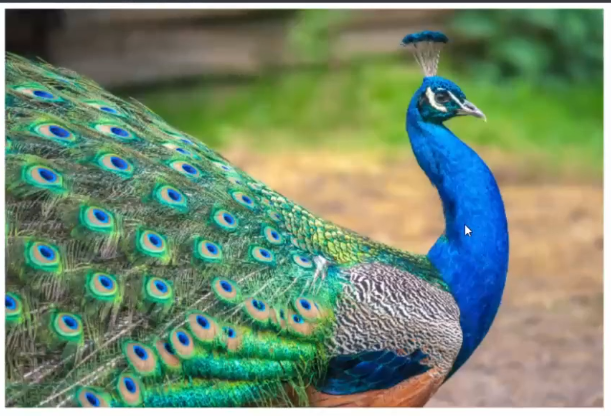
#> input picture 02深度学习/image-66.png, 611 x 416 px, found by its file name
$ jupyter execute '29_图像的基本操作.ipynb'   (older library calls are emulated)
#> lines starting #> are read from the running program, lines starting #| are printed output that depends on the picture
# Lesson 16 深度视觉入门（上）

## 1. 从卷积到卷积神经网络
### 1.1 图像的基本表示

深度视觉是处理图像的学科，因此我们需要从图像本身开始说起。来看这张孔雀图像。

img.shape

(1707, 2560, 3)

在之前的课程中，我为大家大家展示过图像数据在计算机中的基本结构。首先，每张图像都是以一个三维Tensor或者三维矩阵表示，其三个维度分别是高度（Height）,宽度（Width）,通道（Channels）。

高度和宽度往往排列在一起，一般是先高后宽的顺序，两者共同决定图像的尺寸大小。如上图，高度1707则说明图像在竖直方向上有1707个像素点（有1707列），同理宽度则代表水平方向的像素点数目（有2560行），因此如上的孔雀图总共有1707*2560=4,369,920个像素点。

通道是单独的维度，通常排在高度宽度之后，但也有可能是排在第一位。它决定图像中的轮廓，线条，色彩，基本决定了图像中显示的所有内容，尤其是颜色，因此又叫做色彩空间（color space）。

怎么理解通道呢？你可能在很年幼的时候就学过一些基本的色彩知识，例如，自然界中的颜色都是由“三原色”红黄蓝构成的，将红色和蓝色混合在一起就会得到紫色，将红色和黄色混合在一起就会得到橙色，白色的阳光可以经由三棱镜分解成七彩的光谱等等。计算机的世界中的颜色也是由基本颜色构成的，在计算机的世界中，用于构成其他颜色的基础色彩，就叫做通道。

我们最常用的三种基本颜色就是红绿蓝（Red, Green, Blue,简写为 RGB ），所以最常用的就是RGB通道。我们通过将红绿蓝混合在一起，创造丰富的色彩。例如，上面的孔雀图，其实就是下面三张红，绿，蓝三色的图像叠加而成。

不难注意到，通道就是和原图尺寸一致，像素点数量一致的，只能够显示其通道颜色的图像。例如，红色通道就只能显示红色，绿色通道就只能显示绿色，蓝色同理。

在通道的每一个像素点上，都有[0, 255]之间的整数值，这些整数值代表了“该通道上颜色的灰度”。在图像的语言中，“灰度”就是明亮程度，越接近通道本身的颜色，数字越接近0,就代表颜色的明亮程度越弱，也就是越接近黑色。（仔细观察孔雀脖子的部分，孔雀脖子在图像上是蓝色的，这种蓝色主要由蓝色通道和绿色通道构成，几乎没有任何红色通道元素，因此在红色通道的图片中，孔雀脖子几乎是黑的。）

在图像的矩阵中，我们可以在使用索引找出任意像素的三个通道上的颜色的明度，例如，对于在第0行，第0列的样本而言，可以看到一个三列的矩阵，这三列就分别代表这红色，绿色，蓝色的像素值。当三个值都不为0时，这个像素在三个通道上都有颜色。相对应的，最纯的红色会显示为（255,0,0），最纯的蓝色就会显示为（0,0,255），绿色可以类推。当像素值为（0,0,0）时，这个像素点就会变为黑色，当像素值为（255,255,255），像素点就为白色。通道上像素的灰度，也就是矩阵中的值几乎100%决定了图像会呈现出什么样子。

在图像的世界中有许多“通道”类型，就和计算机世界有许多编码类型一样，较为常见的通道有以下几种：

**灰度通道** : 灰度在计算机视觉中是指“明暗程度”，而不是指“灰色”，因而灰度通道也不是指图像是灰色的通道，而是只有一种颜色的通道，同理，灰度图像是只有一个通道的图像。所以RGB通道中的任意一个通道单独拿出来之后，都可以用灰度（明暗）来显示。就是我们在Fashin-MINIST数据集中所见到的，灰度图像的shape最后一列为1,索引出来的值中只有一个数字，这个数字就是这种为一颜色的明度。当你看见图像的通道数为1时，无论可视化之后图像显示什么视觉颜色，它都只是表示单一颜色的明度而已。（没有人怀疑过为什么fashion-MINIST中的图绘制出来都是蓝绿色的吗？你现在了解，其实蓝绿色也只是明度的一种表示）。

**RGB 色彩空间**：数字世界中最常见的彩色通道，分别表示红，绿，蓝三种电子成像的基本颜色。

**CMYK色彩空间**：用于彩色打印机成像的通道，由青色（Cyan）,品红（Magenta）,黄色（Yellow）和黑色（Black）构成，因此是四维通道，在图像结构中会显示为（高度，宽度，4）。

**HSV（或HSL）色彩空间**：HSV通道是为人们描述和解释颜色而创建的，H代表色相，S代表饱和度，V代表亮度。

以上三种空间可以自由切换（会产生数据损失），在OpenCV中也有支持切换的函数可以调用。在计算机视觉中，我们可能遇见各种通道类型的图片，当我们需要对图像进行特定操作时，我们必须了解这些通道并了解如何在他们之间进行切换。

另一种非常常见的色彩空间时RGBA，它也拥有四维通道，分别是（红色，绿色，蓝色，透明度alpha）。透明度alpha的取值范围在0-1之间。当一个像素的RGB显示为（0,255,0）时，则说明这个像素里时透明度最高的绿色，但加上透明度后，色彩就会变得“透明”。RGBA可以提供更丰富的色彩样式，让图像的色彩变得更加绚丽。

### 1.2 OpenCV令像素变化来改变图像

一张图像显示什么内容是由通道中的像素值决定的，只要能够操作像素，就能够改变图像，这是图像能够被“处理”的基本条件。在这一节，我们就使用OpenCV来对图像进行一些改变。首先，先导入一张自己的图像来看看，大家可以根据自己的喜好导入相应的图像。

[cell 1]
import numpy as np
import cv2 as cv
import matplotlib.pyplot as plt

# 读取图片
img = cv.imread('/media/liu/HP USB321FD/DL学习/Python工具包学习/Nerual_network_train/image-66.png')
#> img is the input picture: shape (416, 611, 3); mean B, G, R 113, 138.7, 115.7

# OpenCV默认读取图片的格式是BGR，而Matplotlib是RGB，所以需要转换一下
img = cv.cvtColor(img, cv.COLOR_BGR2RGB)

# 也可以使用步长为-1的逆序索引来进行转换
# img = img[:, :, ::-1]

[cell 2]
img

[cell 3]
# 显示图片
plt.figure(dpi=150) # 画布，dpi是分辨率
plt.imshow(img) # 显示图片

[cell 4]
img.dtype # 查看图片的数据类型

[cell 5]
a = np.array([0, 1, 255], dtype=np.uint8) # 创建一个uint8类型的数组
a

[cell 6]
a + 10

[cell 7]
a - 10

[cell 8]
# 图像像素归一化
img = img / 255
img

归一化后，处理图像数据更加快

[cell 9]
# 调亮图片
img = np.clip(img + 100/255, 0, 1)
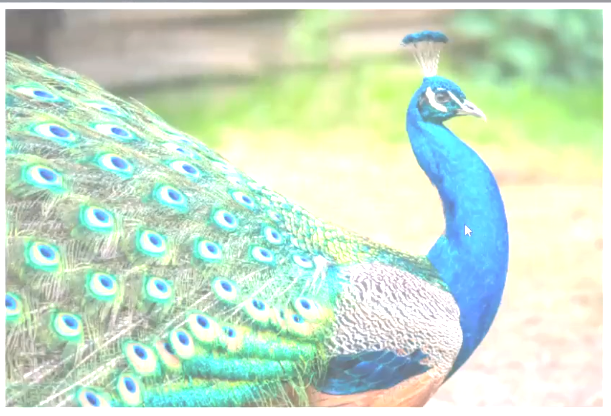
#> img: shape (416, 611, 3) float64; mean R, G, B 0.791, 0.888, 0.8
plt.figure(dpi=150)
plt.imshow(img)

[cell 10]
# 调暗图片
img = np.clip(img - 100/255, 0, 1)
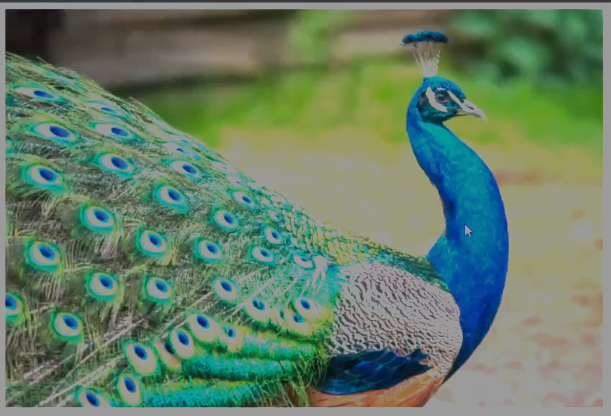
#> img: shape (416, 611, 3) float64; mean R, G, B 0.398, 0.496, 0.408
plt.figure(dpi=150)
plt.imshow(img)

值得注意的是，由于灰度的存在，图像是可以被表示成二元函数的，通常写作 $ f(x, y) $ 或 $f(i, j)$。在这个函数中，函数的两个自变量是图像的宽度与高度，函数值就是该通道上的灰度。

是不是看起来和梯度下降中梯度的图像有些类似呢？由于图像可以被作为二元函数表示，调整亮度等操作也可以用数学的方式来表示：

其中,$g(i, j)$表示输出图像，$f(i, j)$表示输入图像，$\alpha$控制对比度，$\beta$控制亮度。这就是视觉领域最简单的线性变换。

有了函数，我们自然也可以对图像的函数进行求导，积分等操作。这种表示大大拓宽了我们可以在图像上进行的操作，只要我们控制像素值的范围在[0, 255],我们就可以在图像上进行任意的数学变换。计算机视觉研究如何让计算机从图像或图像序列中获取信息并理解其信息，其主要目的在于从图像或图像序列中提取对世界的描述。什么样的图像信息，才有利于对世界进行描述呢？在人们探索这个问题的时候，发现了一个很有趣并且有用的数学变化，下一节我们来谈谈这种对于整个计算机视觉领域影响深远的数学变化。

### 1.3 卷积操作

这里由两个长度为9的列表，我们让对应位置的元素相乘，之后再相加：

$ a*9 + b*8 + 7*c + 6*d + 5*e + 4*f + 3*g + 2*h + i$

如果我们把数字列表看作是权重，那以上式子就可以被看作是一个加权求和的过程，现在，我们将九个数字整理成如下的矩阵：

左侧的矩阵我们称之为字母矩阵，而右侧的矩阵则称之为数字矩阵（也就是权重矩阵）。当表示成矩阵之后，我们可以求解两个矩阵的点积，也就是将相对应位置的元素相乘再相加得到一个标量，这与我们刚才实现的加权求和运算本质一致。但此时我们发现，在变成矩阵之前，a对应的是9,i对应的是1,而现在a对于的是1,i对应的是9.如果我们还想实现刚才的加权求和，就需要将数字举证在平面上顺时针旋转180度，得到旋转矩阵：

现在，将旋转矩阵与字母矩阵求点积，就可以得到与之前的加权求和一样的结果了。

卷积操作是一种常见的数学计算，二维矩阵的卷积表示其中一个矩阵在平面上旋转180度后，与另一个矩阵求点积的结果。其中“卷”就是旋转，“积”就是点积，也就是加权求和。本质上来说，卷积就是其中一个矩阵旋转190度后，两个矩阵对应位置元素相乘再加和的结果。这个过程可以使用数学公式表示：

其中x表示其中一个矩阵的值，y表示另一个矩阵的值，m与n分别是两个矩阵的行数和列数。再其他教材或其他说明中，你可能会见到使用其他符号的二维矩阵的卷积表示，但其本质都与我们所说的“旋转再求内积”一致。你也可能会见到卷积的代数表示（就是带积分的那个），甚至是离散卷积的表示形式，幸运的是那些与矩阵卷积有所不同，因此如果你感觉困惑，你可以不用去理会。

之前我们说过，只要我们对图像数据进行任何数学运算，且得出的结果不超出图像的像素范围[0, 255],就可以生成新的图像。而卷积是一种从两个矩阵中得出新数值的方式，这个操作正好可以用于图像的变换。但图像的矩阵里动辄就几百万甚至几千万个像素，如何将卷积适用于图片来得到一张新的图片（也就是一个新的矩阵）呢？来看一个典型的操作：

假设现在的权重矩阵如下：

我们让它与下图中左侧的图像进行卷积。左侧的图像是一个6*6结构的图像，其左半边的像素都为10,右半边像素都为0的图像，因此看起来，它右侧那一半是均匀的颜色，左侧那半边是另一种均匀的颜色，因此中间竖线就是两块均匀颜色的“边缘”。为了实现卷积，我们将权重矩阵进行了180度的旋转，图中所述的是旋转矩阵。

对于这张图像，卷积操作是这样进行的。首先我们令旋转矩阵与绿色区域进行点积（对应位置元素相乘再相加），得到卷积结果0,成为新矩阵的第一个元素。

接下来，我们再图片上，将绿色趋于向右移动一个像素，再令旋转矩阵与绿色区域进行点积，得到卷积结果40.

同样的，我们继续移动绿色区域，继续计算点积：

当横向区域扫描完毕之后，我们向下移动一个像素，继续从左向右扫描：

以此类推，一直到绿色区域扫描万整张图像，得到右侧矩阵：

此时，右侧的矩阵就是我们在左图上使用权重矩阵进行卷积计算的结果。我们得到了一张4*4尺寸的图像。原本的图像在中间有一条明显的“边界”，现在我们权重矩阵对这张图像进行卷积后得出的图“放大了”这个边界，让边界亮了起来，让其他地方变暗了，这就实现了对图像进行“边缘检测”。当然，由于我们现在使用的图像非常小（像素只有6*6），所以得到的边缘检测结果看起来边缘非常粗，实际上在真实案例中，白色的线会非常细。

边缘检测是卷积操作的一个非常常见应用，我们所使用的权重矩阵其实就是纵向的索贝尔算子（Sobel Operator）,用于检测纵向的边缘，我们也可以使用横向的索贝尔算子，以及拉普拉斯算子来检测边缘。在OpenCV当中我们可以很容易地实现这个操作：

[cell 11]
import numpy as np
import cv2 as cv
from matplotlib import pyplot as plt

img = cv.imread('/media/liu/HP USB321FD/DL学习/Python工具包学习/Nerual_network_train/image-89.png', 0)
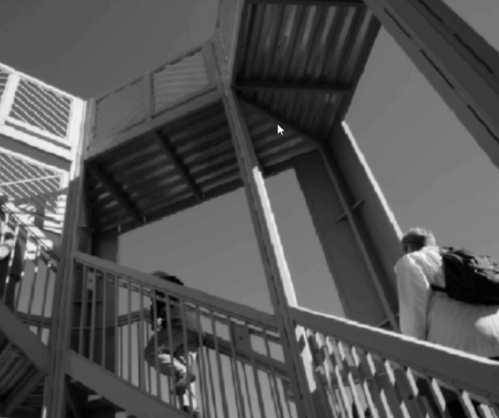
#> input picture 02深度学习/image-89.png, 499 x 418 px, found by its file name
#> img is the input picture: shape (418, 499); min 0, max 255, mean 84.1

# 查看原图
plt.figure(dpi=150)
plt.imshow(img, cmap='gray')
plt.axis('off')

[cell 12]
# 两种经典算子，拉普拉斯算子和索贝尔算子
laplacian = cv.Laplacian(img, cv.CV_64F, ksize=5)
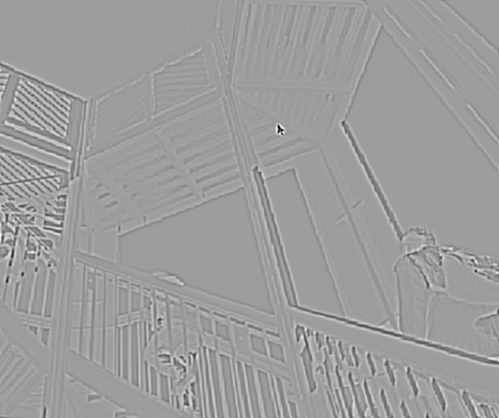
#> laplacian: shape (418, 499) float64; min -5918, max 3692, mean 0.2; drawn with min black and max white

# cv2.CV_64F是opencv中常常使用的一种数据格式
# 在这里输入之后可以保证输出数据是unit8类型的
sobelx = cv.Sobel(img, cv.CV_64F, 1, 0, ksize=5) # 横向的sobel算子，旋转矩阵为5*5
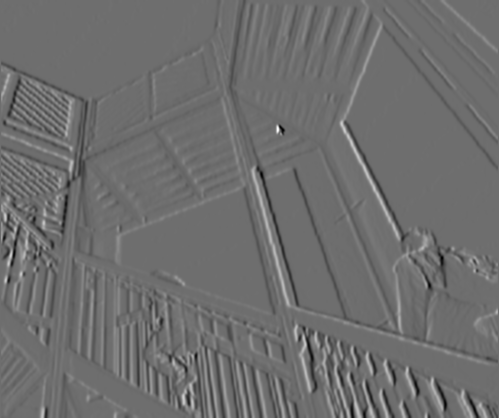
#> sobelx: shape (418, 499) float64; min -7542, max 9894, mean -0.5; drawn with min black and max white
sobely = cv.Sobel(img, cv.CV_64F, 0, 1, ksize=5) # 纵向的sobel算子，旋转矩阵为5*5
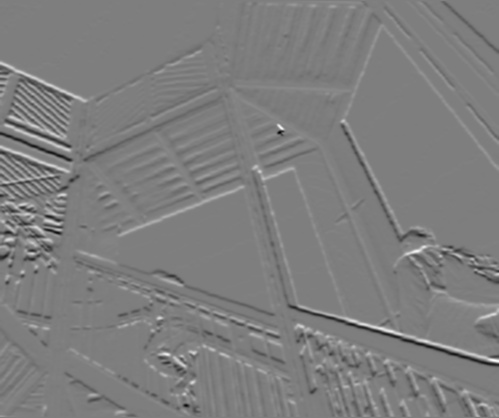
#> sobely: shape (418, 499) float64; min -7813, max 7975, mean 1; drawn with min black and max white

[cell 13]
plt.figure(dpi=150)
plt.subplot(2, 2, 1)
plt.imshow(img, cmap='gray')
plt.title('Original')
plt.axis('off')
plt.subplot(2, 2, 2)
plt.imshow(laplacian, cmap='gray')
plt.title('Laplacian')
plt.axis('off')
plt.subplot(2, 2, 3)
plt.imshow(sobelx, cmap='gray')
plt.title('Sobel X')
plt.axis('off')
plt.subplot(2, 2, 4)
plt.imshow(sobely, cmap='gray')
plt.title('Sobel Y')
plt.axis('off')
plt.show()
